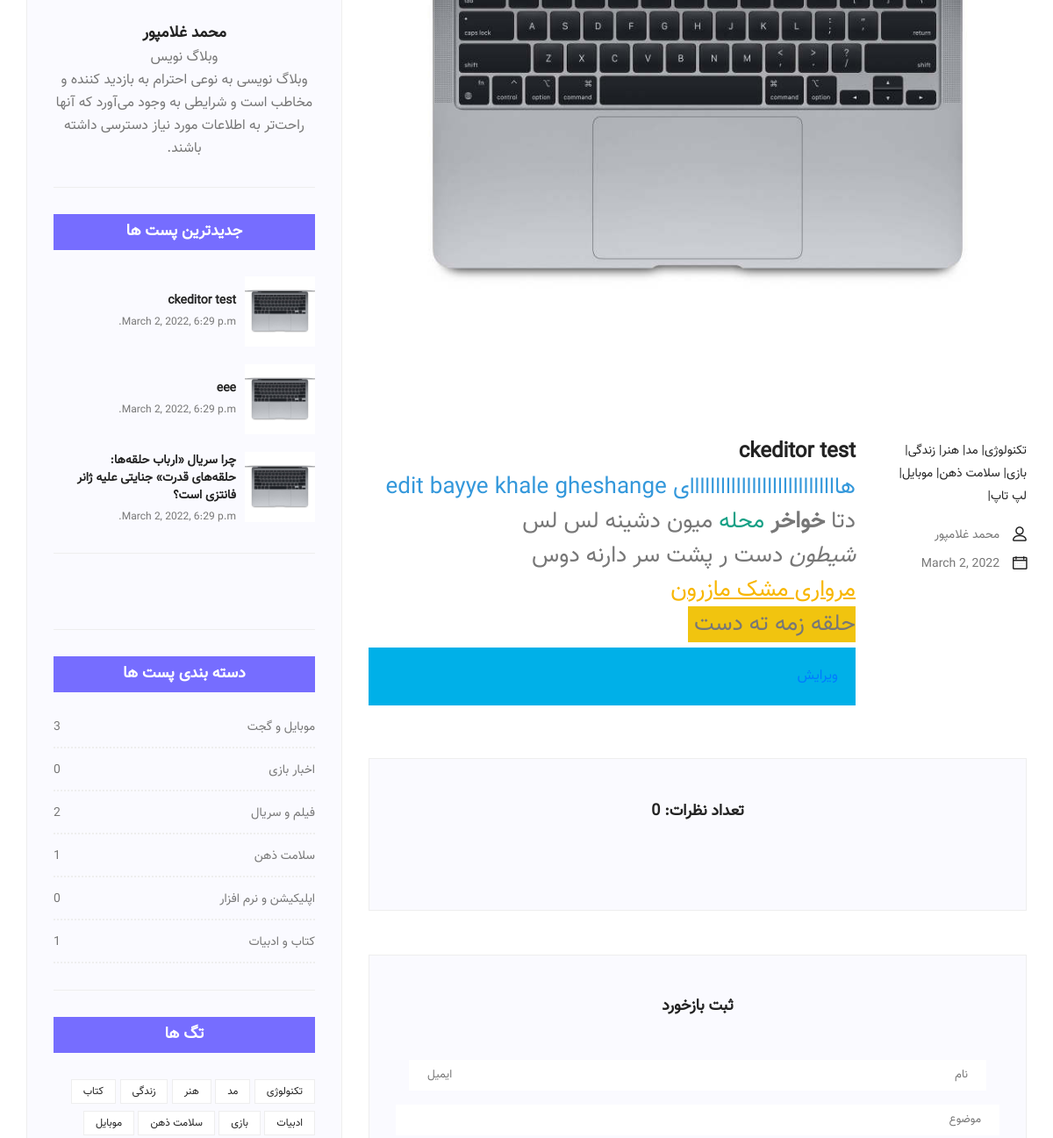
Before: /blogs/7/ (middle part) with the older database file.
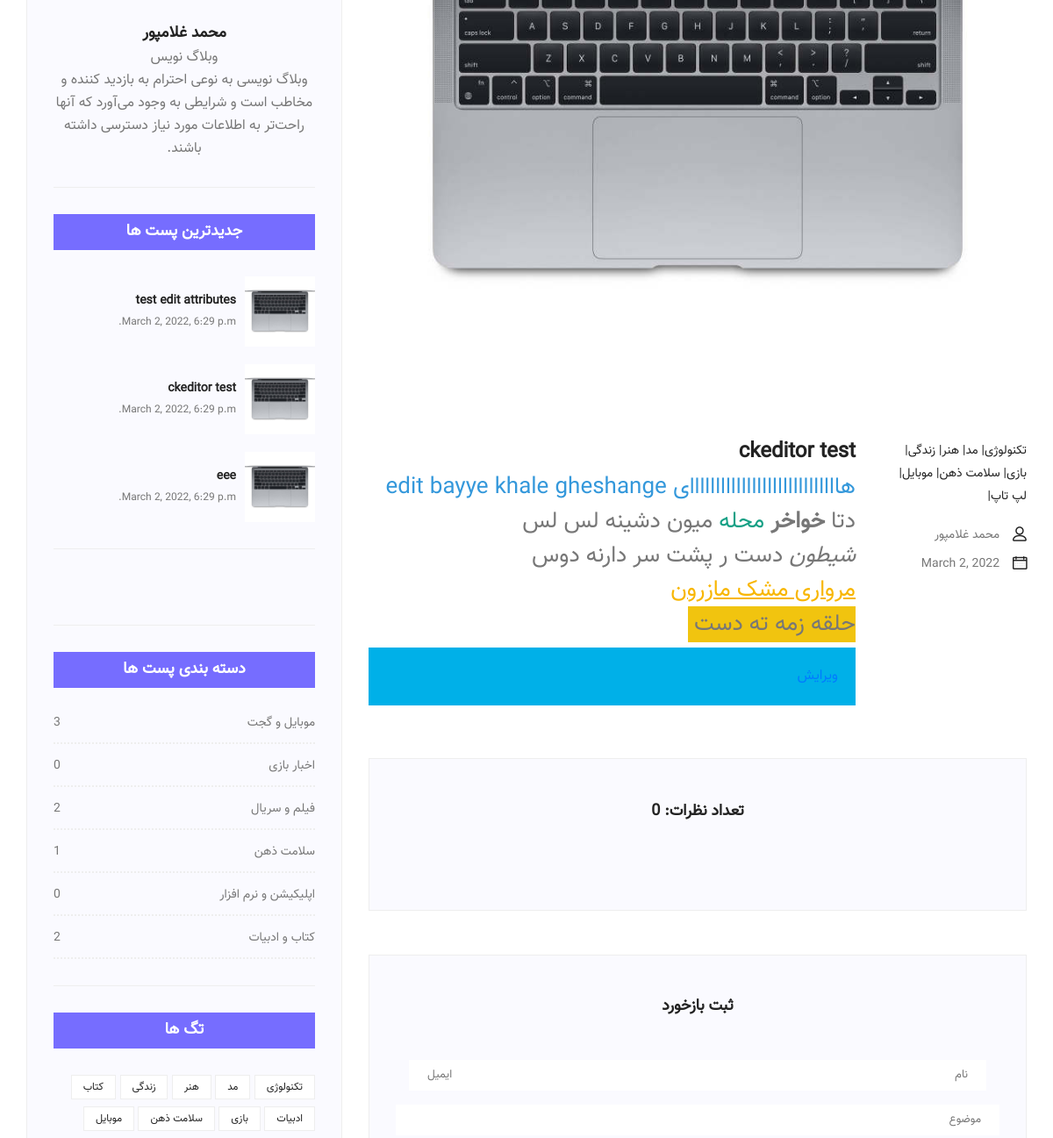
After: the same page with the newer database file.
### blog/models.py (models this page shows, shortened)
class Tag(models.Model):
    name = models.CharField(max_length=150)
    slug = models.SlugField()

class Post(models.Model):
    author = models.ForeignKey(User, on_delete=models.CASCADE, related_name='author', default=1)
    title = models.CharField(max_length=150)
    content = RichTextField()
    image = models.ImageField(upload_to='post')
    category = models.ForeignKey('Category', on_delete=models.CASCADE, related_name='category')
    tags = models.ManyToManyField('Tag', related_name='tags')
    created_at = models.DateTimeField(auto_now=False, auto_now_add=True)

class Category(models.Model):
    name = models.CharField(max_length=150)
    slug = models.SlugField()

### blog/views.py (the view, shortened to what this page needs)
# urls.py: path('blogs/<int:pk>/', post_detail_view, name='post_detail'),
def post_detail_view(request, pk):
    context = dict()
    context['post'] = Post.objects.get(id=pk)
    context['tags'] = Tag.objects.all()
    context['categories'] = Category.objects.all()
    context['recent'] = Post.objects.all().order_by('-created_at')[:3]
    context['blogger'] = Blogger.objects.get(id=1)
    context['posts'] = Post.objects.all()
    return render(request, 'blog/single-blog.html', context)

### templates/blog/single-blog.html (shortened to what the changed rows need)
{% extends 'blog/base.html' %}
{% load static %}
{% block content %}
        <section class="blog_area single-post-area p_120">
            <div class="container">
                <div class="row">
                    <div class="col-lg-8 posts-list">
                        <div class="single-post row">
                            <div class="col-lg-12">
                                <div class="feature-img">
                                    <img class="img-fluid" width="100%" src="{{ post.image.url}}" alt="">
                                </div>
                            </div>
                            <div class="col-lg-3  col-md-3">
                                <div class="blog_info text-right">
                                    <div class="post_tag">
                                        {% for tag in post.tags.all %}
                                            <a href="{% url 'blog:tag_view' tag.slug %}">{{ tag.name }}| </a>
                                        {% endfor %}
                                    </div>
                                    <ul class="blog_meta list" dir="ltr">
                                                <li><a href="#" >{{ post.author.first_name }} {{ post.author.last_name }}<i class="lnr lnr-user"></i></a></li>
                                                <li><a href="#" > {{ post.created_at|date }}<i class="lnr lnr-calendar-full"></i></a></li>
                                     </ul>
                                </div>
                            </div>
                            <div class="col-lg-9 col-md-9 blog_details">
                                <h2>{{ post.title }}</h2>
                                <p class="excert">
                                    {{ post.content|safe }}
                                </p>
                            <p style="padding: 20px; background-color: #00B0E8"><a href="{% url 'blog:post_update' post.id %}">ویرایش</a> </p>
                            </div>
                        </div>
                        <div class="comments-area" >
                            <h4>  تعداد نظرات: {{ post.comments.count }}</h4>
                        </div>
                    </div>
                    <div class="col-lg-4">
                            <div class="blog_right_sidebar">
                                <aside class="single_sidebar_widget popular_post_widget">
                                    {% for pst in recent %}
                                    <div class="media post_item">
                                        <img src="{{ post.image.url }}" width="80px" alt="post">
                                        <div class="media-body">
                                            <a href="{% url 'blog:post_detail' pst.id %}"><h3>{{ pst.title }}</h3></a>
                                            <p>{{ post.created_at }}</p>
                                        </div>
                                    </div>
                                    {% endfor %}
                                </aside>
                                <aside class="single_sidebar_widget post_category_widget">
                                    <ul class="list cat-list">
                                        {% for category in categories %}
                                        <li>
                                            <a href="{% url 'blog:category_view' category.slug %}" class="d-flex justify-content-between">
                                                <p>{{ category.name }}</p>
                                                <p>{{ category.category.count }}</p>
                                            </a>
                                        </li>
										{% endfor %}
                                    </ul>
                                </aside>
                                <aside class="single-sidebar-widget tag_cloud_widget">
                                    <ul class="list">
                                        {% for tag in tags %}
                                        <li><a href="{% url 'blog:tag_view' tag.slug %}">{{ tag.name }}</a></li>
                                        {% endfor %}
                                    </ul>
                                </aside>
                            </div>
                        </div>
                </div>
            </div>
        </section>
{% endblock %}

Changed rows visible on the page:
no longer on this page (row unchanged): Post: image (picture), title "چرا سریال «ارباب حلقه‌ها: حلقه‌های قدرت» جنایتی علیه ژانر فانتزی است؟", {{ post.created_at }} "March 2, 2022, 6:29 p.m."
added Post: image (picture), title "test edit attributes", {{ post.created_at }} "March 2, 2022, 6:29 p.m."
computed for Category "کتاب و ادبیات": category.count "1" → "2"
